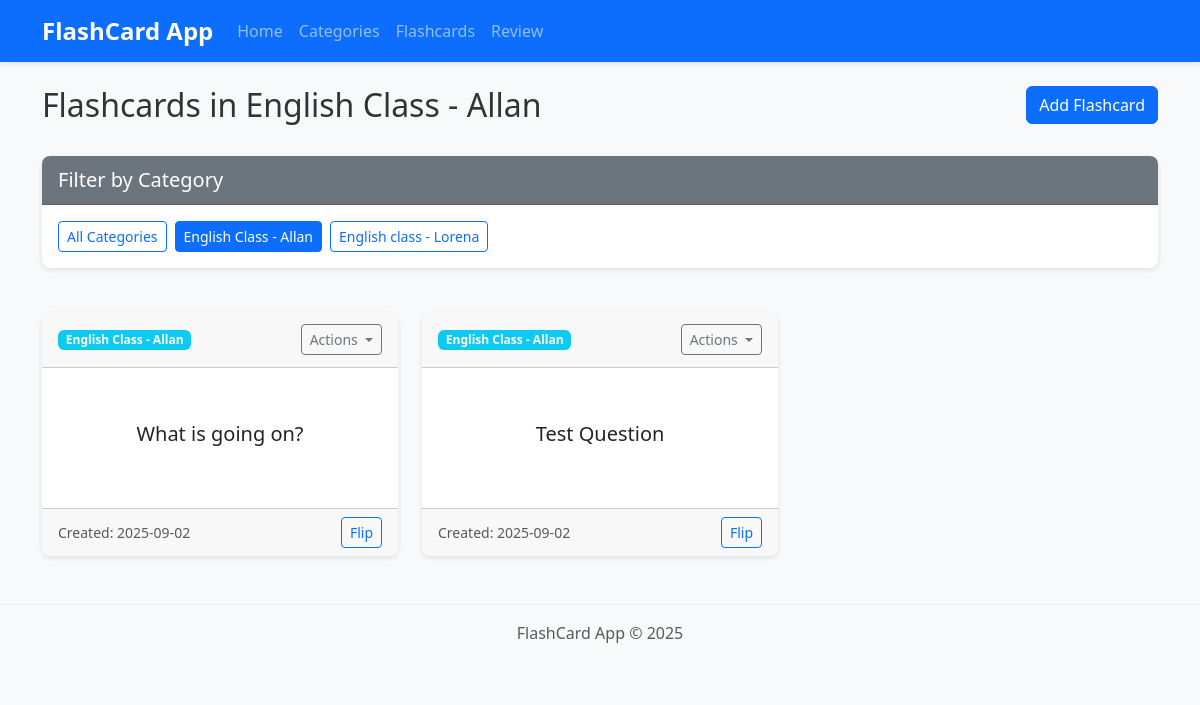
Page /flashcards?category_id=1 on the earlier database version.
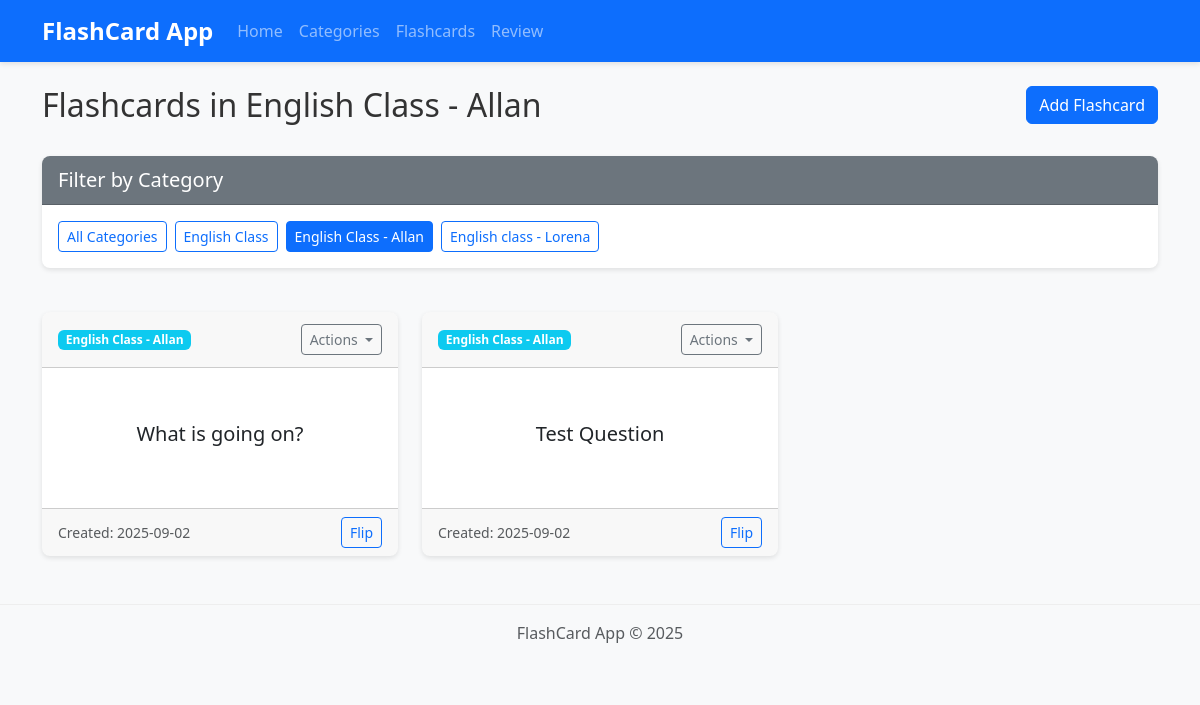
Same page on the later database version.
### tables this page shows
CREATE TABLE categories (
        id INTEGER PRIMARY KEY AUTOINCREMENT,
        name TEXT NOT NULL UNIQUE,
        description TEXT
    );

CREATE TABLE flashcards (
        id INTEGER PRIMARY KEY AUTOINCREMENT,
        category_id INTEGER,
        front_content TEXT NOT NULL,
        back_content TEXT NOT NULL,
        created_at TIMESTAMP DEFAULT CURRENT_TIMESTAMP,
        last_reviewed TIMESTAMP,
        review_count INTEGER DEFAULT 0,
        difficulty_level INTEGER DEFAULT 0,
        FOREIGN KEY (category_id) REFERENCES categories (id)
    );

### app.py (the view)
@app.route('/flashcards')
def list_flashcards():
    category_id = request.args.get('category_id', type=int)
    categories = category_model.get_all_categories()
    if category_id:
        flashcards = flashcard_model.get_all_flashcards(category_id)
        selected_category = category_model.get_category_by_id(category_id)
    else:
        flashcards = flashcard_model.get_all_flashcards()
        selected_category = None
    return render_template('flashcards.html',
                           flashcards=flashcards,
                           categories=categories,
                           selected_category=selected_category)

### app.py (called while the page is built)
@app.context_processor
def inject_now():
    return {'now': datetime.datetime.now()}

### models.py (called while the page is built)
    def get_connection(self):
        conn = sqlite3.connect(self.db_path)
        conn.row_factory = sqlite3.Row  # This allows accessing columns by name
        return conn

    def close_connection(self, conn):
        if conn:
            conn.close()

    def get_all_categories(self):
        conn = self.db_manager.get_connection()
        cursor = conn.cursor()
        cursor.execute('SELECT * FROM categories ORDER BY name')
        categories = cursor.fetchall()
        self.db_manager.close_connection(conn)
        return categories

    def get_category_by_id(self, category_id):
        conn = self.db_manager.get_connection()
        cursor = conn.cursor()
        cursor.execute('SELECT * FROM categories WHERE id = ?', (category_id,))
        category = cursor.fetchone()
        self.db_manager.close_connection(conn)
        return category

### templates/flashcards.html (shortened to what this page needs)
{% extends 'base.html' %}
{% block content %}
<div class="row mb-4">
    <div class="col-md-8">
        <h2>
            {% if selected_category %}
                Flashcards in {{ selected_category.name }}
            {% else %}
                All Flashcards
            {% endif %}
        </h2>
    </div>
    <div class="col-md-4 text-md-end">
        <a href="{{ url_for('add_flashcard') }}" class="btn btn-primary">Add Flashcard</a>
    </div>
</div>
<div class="row mb-4">
    <div class="col-md-12">
        <div class="card">
            <div class="card-header bg-secondary text-white">
                <h3 class="h5 mb-0">Filter by Category</h3>
            </div>
            <div class="card-body">
                <div class="d-flex flex-wrap gap-2">
                    <a href="{{ url_for('list_flashcards') }}" class="btn btn-sm {% if not selected_category %}btn-primary{% else %}btn-outline-primary{% endif %}">
                        All Categories
                    </a>
                    {% for category in categories %}
                    <a href="{{ url_for('list_flashcards', category_id=category.id) }}"
                       class="btn btn-sm {% if selected_category and selected_category.id == category.id %}btn-primary{% else %}btn-outline-primary{% endif %}">
                        {{ category.name }}
                    </a>
                    {% endfor %}
                </div>
            </div>
        </div>
    </div>
</div>
{% if flashcards %}
<div class="row row-cols-1 row-cols-md-2 row-cols-lg-3 g-4">
    {% for card in flashcards %}
    <div class="col">
        <div class="card h-100 flashcard">
            <div class="card-header d-flex justify-content-between align-items-center">
                <span class="badge bg-{% if card.category_name %}info{% else %}secondary{% endif %}">
                    {{ card.category_name or 'Uncategorized' }}
                </span>
                <div class="dropdown">
                    <button class="btn btn-sm btn-outline-secondary dropdown-toggle" type="button" data-bs-toggle="dropdown">
                        Actions
                    </button>
                </div>
            </div>
            <div class="card-body flashcard-content" data-id="{{ card.id }}">
                <div class="flashcard-front">
                    <h5 class="card-title">{{ card.front_content }}</h5>
                </div>
            </div>
            <div class="card-footer d-flex justify-content-between align-items-center">
                <small class="text-muted">Created: {{ card.created_at[:10] }}</small>
                <button class="btn btn-sm btn-outline-primary flip-btn">Flip</button>
            </div>
        </div>
    </div>
    {% endfor %}
</div>
{% endif %}
{% endblock %}

Differences in the rows shown:
added categories: name "English Class"
